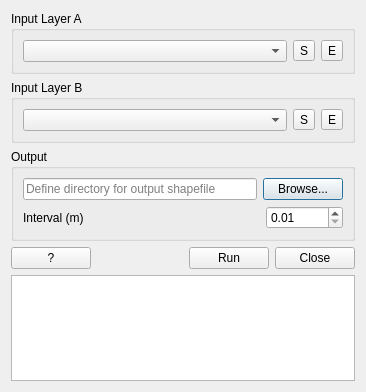
<?xml version="1.0" encoding="UTF-8"?>
<ui version="4.0">
 <class>Dialog</class>
 <widget class="QDialog" name="Dialog">
  <property name="geometry">
   <rect>
    <x>0</x>
    <y>0</y>
    <width>366</width>
    <height>392</height>
   </rect>
  </property>
  <property name="windowTitle">
   <string>Dialog</string>
  </property>
  <layout class="QGridLayout" name="gridLayout_11">
   <item row="0" column="0" colspan="3">
    <widget class="QGroupBox" name="groupBoxA">
     <property name="title">
      <string>Input Layer A</string>
     </property>
     <layout class="QGridLayout" name="gridLayout_9">
      <item row="0" column="0">
       <layout class="QGridLayout" name="gridLayout_2">
        <item row="0" column="0">
         <widget class="QComboBox" name="comboInputA">
          <property name="sizePolicy">
           <sizepolicy hsizetype="MinimumExpanding" vsizetype="Fixed">
            <horstretch>0</horstretch>
            <verstretch>0</verstretch>
           </sizepolicy>
          </property>
         </widget>
        </item>
        <item row="0" column="1">
         <layout class="QGridLayout" name="gridLayout">
          <property name="sizeConstraint">
           <enum>QLayout::SetFixedSize</enum>
          </property>
          <item row="0" column="0">
           <widget class="QToolButton" name="buttonStartA">
            <property name="text">
             <string>S</string>
            </property>
           </widget>
          </item>
          <item row="0" column="1">
           <widget class="QToolButton" name="buttonEndA">
            <property name="text">
             <string>E</string>
            </property>
           </widget>
          </item>
         </layout>
        </item>
       </layout>
      </item>
     </layout>
    </widget>
   </item>
   <item row="1" column="0" colspan="3">
    <widget class="QGroupBox" name="groupBoxB">
     <property name="title">
      <string>Input Layer B</string>
     </property>
     <layout class="QGridLayout" name="gridLayout_8">
      <item row="0" column="0">
       <layout class="QGridLayout" name="gridLayout_4">
        <item row="0" column="0">
         <widget class="QComboBox" name="comboInputB">
          <property name="sizePolicy">
           <sizepolicy hsizetype="MinimumExpanding" vsizetype="Fixed">
            <horstretch>0</horstretch>
            <verstretch>0</verstretch>
           </sizepolicy>
          </property>
         </widget>
        </item>
        <item row="0" column="1">
         <layout class="QGridLayout" name="gridLayout_3">
          <item row="0" column="0">
           <widget class="QToolButton" name="buttonStartB">
            <property name="text">
             <string>S</string>
            </property>
           </widget>
          </item>
          <item row="0" column="1">
           <widget class="QToolButton" name="buttonStartB_2">
            <property name="text">
             <string>E</string>
            </property>
           </widget>
          </item>
         </layout>
        </item>
       </layout>
      </item>
     </layout>
    </widget>
   </item>
   <item row="2" column="0" colspan="3">
    <widget class="QGroupBox" name="groupBoxOutput">
     <property name="title">
      <string>Output</string>
     </property>
     <layout class="QGridLayout" name="gridLayout_10">
      <item row="0" column="0">
       <layout class="QGridLayout" name="gridLayout_5">
        <item row="0" column="0">
         <widget class="QLineEdit" name="lineInput">
          <property name="placeholderText">
           <string>Define directory for output shapefile</string>
          </property>
         </widget>
        </item>
        <item row="0" column="1">
         <widget class="QPushButton" name="buttonBrowse">
          <property name="text">
           <string>Browse...</string>
          </property>
         </widget>
        </item>
       </layout>
      </item>
      <item row="1" column="0">
       <layout class="QGridLayout" name="gridLayout_6">
        <item row="0" column="0">
         <widget class="QLabel" name="label_3">
          <property name="text">
           <string>Interval (m)</string>
          </property>
         </widget>
        </item>
        <item row="0" column="1">
         <spacer name="hzSpacer">
          <property name="orientation">
           <enum>Qt::Horizontal</enum>
          </property>
          <property name="sizeHint" stdset="0">
           <size>
            <width>138</width>
            <height>20</height>
           </size>
          </property>
         </spacer>
        </item>
        <item row="0" column="2">
         <widget class="QDoubleSpinBox" name="spinboxInterval">
          <property name="minimum">
           <double>0.010000000000000</double>
          </property>
          <property name="maximum">
           <double>10000.000000000000000</double>
          </property>
         </widget>
        </item>
       </layout>
      </item>
     </layout>
    </widget>
   </item>
   <item row="3" column="0">
    <widget class="QPushButton" name="buttonHelp">
     <property name="sizePolicy">
      <sizepolicy hsizetype="Fixed" vsizetype="Fixed">
       <horstretch>0</horstretch>
       <verstretch>0</verstretch>
      </sizepolicy>
     </property>
     <property name="text">
      <string>?</string>
     </property>
    </widget>
   </item>
   <item row="3" column="1">
    <spacer name="hzSpacer2">
     <property name="orientation">
      <enum>Qt::Horizontal</enum>
     </property>
     <property name="sizeHint" stdset="0">
      <size>
       <width>94</width>
       <height>22</height>
      </size>
     </property>
    </spacer>
   </item>
   <item row="3" column="2">
    <layout class="QGridLayout" name="gridLayout_7">
     <item row="0" column="0">
      <widget class="QPushButton" name="buttonRun">
       <property name="text">
        <string>Run</string>
       </property>
      </widget>
     </item>
     <item row="0" column="1">
      <widget class="QPushButton" name="buttonClose">
       <property name="text">
        <string>Close</string>
       </property>
      </widget>
     </item>
    </layout>
   </item>
   <item row="4" column="0" colspan="3">
    <widget class="QTextBrowser" name="textBrowser"/>
   </item>
  </layout>
 </widget>
 <tabstops>
  <tabstop>comboInputA</tabstop>
  <tabstop>lineInput</tabstop>
  <tabstop>buttonBrowse</tabstop>
 </tabstops>
 <resources/>
 <connections>
  <connection>
   <sender>buttonClose</sender>
   <signal>clicked()</signal>
   <receiver>Dialog</receiver>
   <slot>close()</slot>
   <hints>
    <hint type="sourcelabel">
     <x>327</x>
     <y>126</y>
    </hint>
    <hint type="destinationlabel">
     <x>403</x>
     <y>131</y>
    </hint>
   </hints>
  </connection>
 </connections>
</ui>
